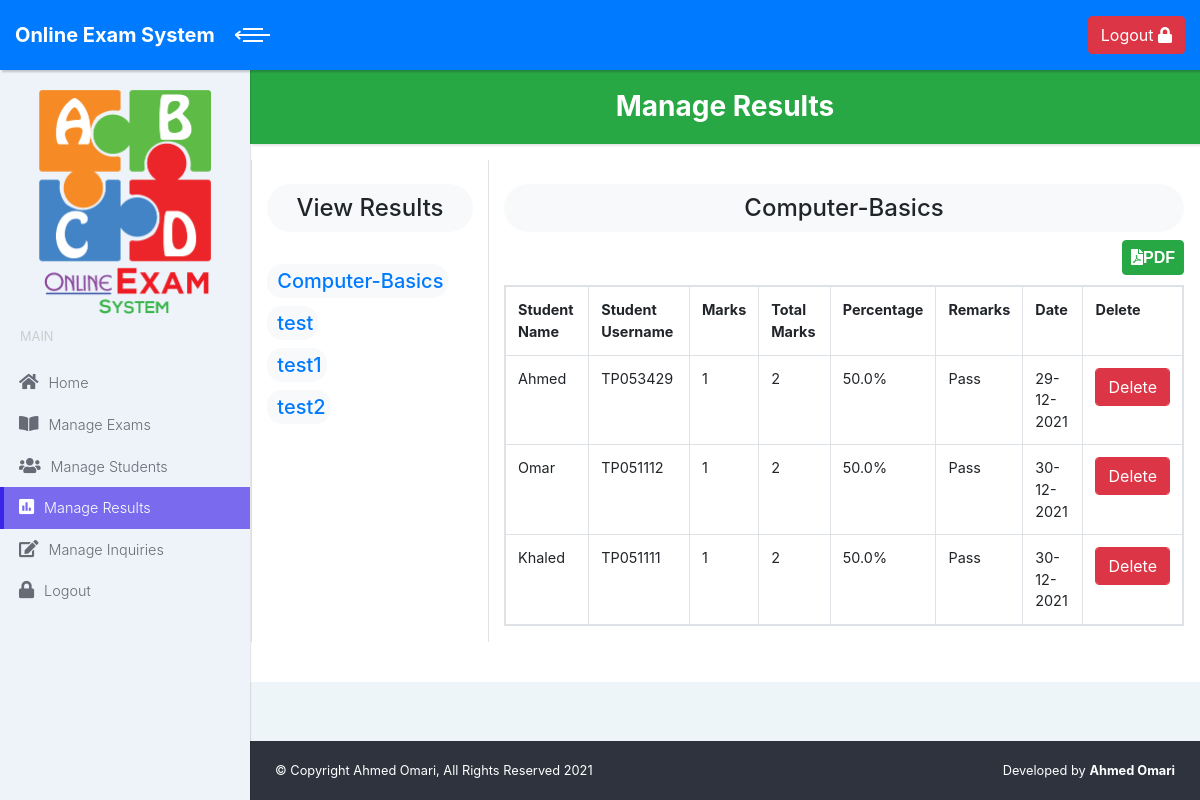
Screenshot of /admin/results.php?r=Computer-Basics (signed in) with the database file from the repository.
### tables this page shows
CREATE TABLE `exam_category` (
  `id` int(12) NOT NULL,
  `category` varchar(50) NOT NULL,
  `exam_time_in_seconds` char(2) NOT NULL,
  `exam_per` varchar(2) NOT NULL
);

CREATE TABLE `exam_results` (
  `id` int(12) NOT NULL,
  `tName` varchar(50) NOT NULL,
  `tTime` char(2) NOT NULL,
  `studentName` varchar(50) NOT NULL,
  `studentUsername` varchar(50) NOT NULL,
  `studentPASSPORT` varchar(15) NOT NULL,
  `totalQuestions` varchar(3) NOT NULL,
  `correctAnswer` varchar(3) NOT NULL,
  `wrongAnswer` varchar(3) NOT NULL,
  `persontage` varchar(4) NOT NULL,
  `remarks` varchar(10) NOT NULL,
  `date` varchar(11) NOT NULL
);

### admin/results.php (the view, shortened to what this page needs)
<?php
require("../dbConnection.php");
?>
<!DOCTYPE html>
<html>
  <head>
    <link rel="stylesheet" href="../assets/vendor/bootstrap/css/bootstrap.min.css">
    <link rel="stylesheet" href="../assets/vendor/font-awesome/css/font-awesome.min.css">
    <link rel="stylesheet" href="../assets/css/fontastic.css">
    <link rel="stylesheet" href="../assets/css/style.default.css" id="theme-stylesheet">
    <link rel="stylesheet" href="../assets/css/custom.css">
    <link rel="stylesheet" href="../assets/css/bootstrap.min.css">
    <link rel="stylesheet" href="../assets/css/all.min.css">
	<link href="../style.css" rel="stylesheet">
  </head>
 <body id="myBody" onload="my()">
    <div class="page ">
      <header class="header ">
        <nav class="navbar bg-primary">
          <div class="container-fluid ">
            <div class="navbar-holder d-flex align-items-center  justify-content-between">
              <div class="navbar-header">
                <a href="home.php" class="navbar-brand d-none d-sm-inline-block">
                  <div class="brand-text d-none d-lg-inline-block"><strong>Online Exam System</strong></div>
                  <div class="brand-text d-none d-sm-inline-block d-lg-none"><strong>OES</strong></div></a>
                <a id="toggle-btn" href="#" class="menu-btn active"><span></span><span></span><span></span></a>
              </div>
              <ul class="nav-menu list-unstyled d-flex flex-md-row align-items-md-center">
              <i class="bg-primary fa fa-sign-out"> </i>
            <a href="logout.php" class="btn btn-danger  btn-md"> Logout <span class="fa fa-lock"> </span> </a>
			</ul>
            </div>
          </div>
        </nav>
      </header>
      <div class="page-content d-flex align-items-stretch">
        <nav class="side-navbar" style="background:#eef3fa;">
      <center >  <img src="../logo.png" alt="..." class="img-fluid  p-1  mt-3 " width="180" ></center>
          <span class="heading">Main</span>
          <ul class="list-unstyled" >
			  <li><a href="home.php"> <i class="fa fa-home"></i>Home </a></li>
			  <li><a href="exam.php"> <i class="fa fa-book-open"></i>Manage Exams </a></li>
			  <li><a href="students.php"> <i class="fa fa-users"></i>Manage Students </a></li>
			  <li class="active"><a href="results.php"> <i class="fa fa-poll"></i>Manage Results </a></li>
			  <li><a href="contact.php"> <i class="fa fa-edit"></i>Manage Inquiries </a></li>
			  <li><a href="logout.php"> <i class="fa fa-lock"></i>Logout </a></li>
        </nav>
        <div class="content-inner">
          <header class="page-header bg-success">
              <h3 class="no-margin-bottom text-white text-center"><b>Manage Results </b> </h3>
          </header>
          <section class="dashboard-header container-fluid p-3 m-0"  style="background: white;">
			<div class="row "  >
				<br>
				<div class="col-xs-3 col-sm-3 col-md-3 col-lg-3 border-left"   >
					<br>
					<h4 class="text-center bg-light " style="  padding:10px; border-radius:25px;"> View Results</h4>
					<br>
					<?php
					$query = mysqli_query($conn,"select * from exam_category ") or die('data error');
					$num=mysqli_num_rows($query);
						if ($num>0) {
							while($row=mysqli_fetch_array($query)) {
								echo "<h5> <a href=results.php?r=".urlencode($row[1] ) . " style='text-decoration: none; '><div class='bg-light ' style='padding:5px; border-radius:15px;'>&nbsp;" .$row[1] ."</div></a> </h5>";
							}
						}?>
				</div>
				<div class="col-xs-9 col-sm-9 col-md-9 col-lg-9 border-left"> <br>
					<h4 class="text-center bg-light " style="  padding:10px; border-radius:25px;">
						<?php
							if (!empty($_SESSION['selectCate'])) {  echo $_SESSION['selectCate']; } else { echo 'Category' ;}
						?>
					</h4>
					<?php
					if(!empty($_SESSION['selectCate'])){
						echo " <a href='resultPDF.php?r=$_SESSION[selectCate]' target='_blank' class='btn btn-success fas fa-file-pdf  p-2' style='margin-bottom:10px; font-size:1em; float:right;'><span style='font-family:arial; font-weight:normal;'>  <b>PDF</b> </span>   </a>";
						echo "<table class='table table-responsive table-bordered'>";
						echo "<tr> <th> Student Name </th><th> Student Username </th>	<th> Marks </th><th> Total Marks </th>	<th> Percentage </th> <th> Remarks </th> <th> Date </th> <th> Delete</th></tr>";
						$query= "SELECT * FROM `exam_results` WHERE `tName`='" .$_SESSION['selectCate'] ."' order by `persontage` desc";
						$result=mysqli_query($conn,$query);
						while($row=mysqli_fetch_array($result)){
							echo "<tr>";
							echo "<td>" .$row['studentName'] ."</td>";
							echo "<td> " .$row['studentUsername']. "</td>";
							echo "<td>" .$row['correctAnswer'] ."</td>";
							echo "<td>" .$row['totalQuestions'] ."</td>";
							echo "<td>" .$row['persontage'] ."%"."</td>";
							echo "<td>"  .$row['remarks'] ."</td>";
							echo "<td>" .date("d-m-Y",strtotime($row['date'])) ."</td>";
					?>
						<td>	<a href="results.php?del=<?php echo $row['studentUsername']?>&examCat=<?php echo $_SESSION['selectCate']?>"class="btn btn-danger form-control" onclick="return confirm('Are you sure to Delete ? <?php echo $row['studentName'];?> ')">Delete  </a></td>
					<?php	echo "</tr>";
						}
							echo "</table>";
					}
					?>
				</div>
			</div>
			<br>
          </section>
          <footer class="main-footer">
            <div class="container-fluid">
              <div class="row">
                <div class="col-sm-6">
                  <p>© Copyright Ahmed Omari, All Rights Reserved 2021</p>
                </div>
                <div class="col-sm-6 text-right">
                  <p>Developed by <a href="#" class="external"><b>Ahmed Omari</b></a></p>
                </div>
              </div>
            </div>
          </footer>
        </div>
      </div>
    </div>
  </body>
</html>

### rows the page displays
exam_category: category "Computer-Basics"
exam_category: category "test"
exam_category: category "test1"
exam_category: category "test2"
exam_results: studentName "Ahmed", studentUsername "TP053429", correctAnswer "1", totalQuestions "2", persontage "50.0", remarks "Pass", date "29-12-2021"
exam_results: studentName "Omar", studentUsername "TP051112", correctAnswer "1", totalQuestions "2", persontage "50.0", remarks "Pass", date "30-12-2021"
exam_results: studentName "Khaled", studentUsername "TP051111", correctAnswer "1", totalQuestions "2", persontage "50.0", remarks "Pass", date "30-12-2021"

### other values shown
$_SESSION['selectCate'] "Computer-Basics"
